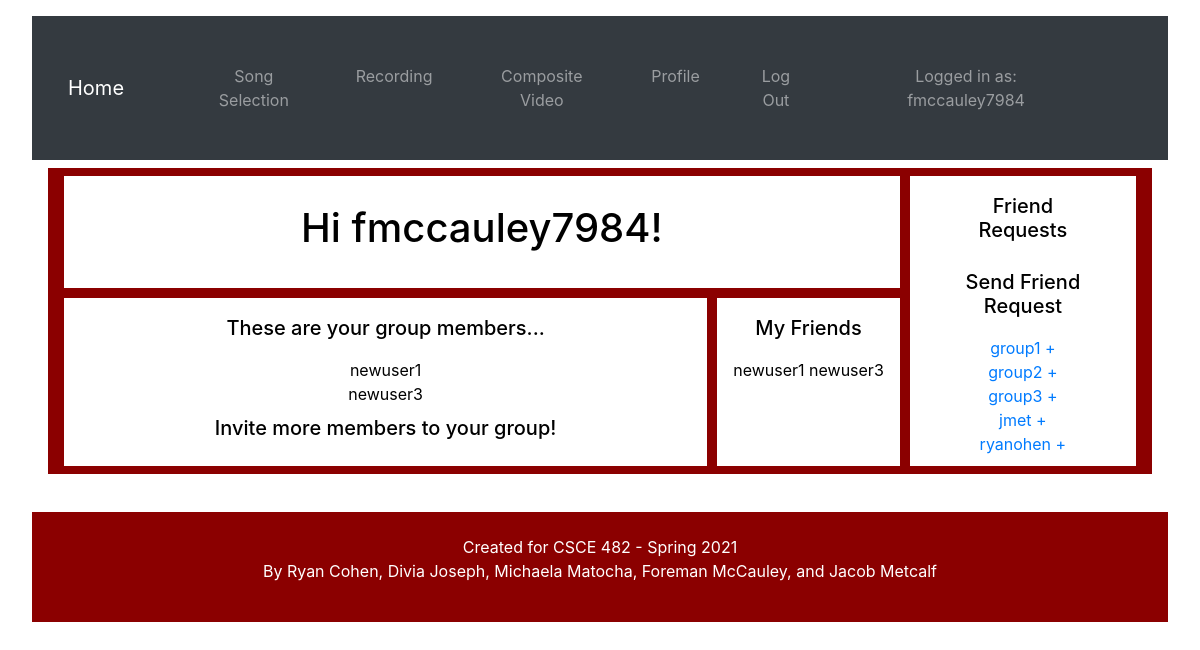
The app's page /profile (signed in) with its own data.
### karaoke/models.py (models this page shows)
class Profile(models.Model):
    user = models.OneToOneField(User, on_delete=models.CASCADE)
    friends = models.ManyToManyField('Profile', related_name = "friends_set", blank=True)
    group = models.ManyToManyField('Profile', related_name = "group_set", blank=True)
    is_group_parent = models.BooleanField(default=True)
    mp3name = models.CharField(max_length=100, blank=True)
    mp4name = models.CharField(max_length=100, blank=True)
    def __str__(self):
        return self.user.username

### karaoke/views.py (the view)
# urls.py: path('profile',views.profile, name="profile"),
def profile(request):
    if request.user.is_authenticated:
        requestProfile = Profile.objects.get(user=request.user)
        allprofiles=Profile.objects.exclude(user=request.user)
        fr = FriendRequest.objects.filter(to_user=request.user)
        gr = GroupRequest.objects.filter(to_user=request.user)
        count = 0
        in_group = False
        for profile in requestProfile.group.all():
            count = count + 1
        if count > 0:
            in_group = True
        return render(request, 'profile.html',{'allprofiles':allprofiles, 'fr':fr, 'requestProfile':requestProfile, 'in_group':in_group, 'gr':gr})
    else:
        return redirect('index')

### karaoke/templates/profile.html (shortened to what this page needs)
{% load static %}
<!DOCTYPE html>
<html>
<head>
    <link rel="stylesheet" href="https://cdn.jsdelivr.net/npm/bootstrap@4.5.3/dist/css/bootstrap.min.css">
    <link rel="stylesheet" href="{% static 'css/style.css' %}">
    <link rel="stylesheet" href="{% static 'css/profile.css' %}">
</head>
<body>
    {%include 'navbar.html'%}
    <main>
    <div class="wrapper">
        <div class = "box a">
            <h1> Hi {{request.user}}! </h1>
        </div>
        <div class = "box b">
            <h2> Friend Requests </h2>
            <h2> Send Friend Request </h2>
            {% for profile in allprofiles %}
                {% if profile not in requestProfile.friends.all %}
                    <a href="{% url 'add-friend' profile.id %}"> {{profile}} +</a> </br>
                {% endif %}
            {%endfor%}
        </div>
        <div class = "box c">
        {% if in_group %}
            <h2> These are your group members... </h2>
                {% for profile in requestProfile.group.all %}
                    {% if profile.user.username != request.user.username %}
                        {{profile}} </br>
                    {% endif %}
                {% endfor %}
            {% if requestProfile.is_group_parent%}
                  <h2> Invite more members to your group! </h2>
            {% endif %}
        {% endif %}
        </div>
        <div class = "box d">
            <h2> My Friends </h2>
            {% for profile in requestProfile.friends.all %}
                {% if profile.user.username != request.user.username %}
                    {{profile}}
                {% endif %}
            {%endfor%}
        </div>
    </div>
    </main>
</body>
{%include 'footer.html'%}
</html>

### karaoke/templates/navbar.html (shortened to what this page needs)
<nav class="navbar navbar-expand-lg navbar-dark bg-dark">
  <a class="navbar-brand" href='{% url 'index' %}'>Home</a>
  <div class="collapse navbar-collapse" id="navbarText">
    <ul class="navbar-nav mr-auto">
      {% if user.is_authenticated %}
      <ul class="navbar-nav">
        <li class="nav-item">
          <a class="nav-link" href='{% url 'songselection' %}'>Song Selection</a>
        </li>
        <li class="nav-item">
          <a class="nav-link" href='{% url 'recording' %}'>Recording</a>
        </li>
        <li class="nav-item">
          <a class="nav-link" href='{% url 'composite' %}'>Composite Video</a>
        </li>
        <li class="nav-item">
          <a class="nav-link" href='{% url 'profile' %}'>Profile</a>
        </li>
        <li class="nav-item">
          <a class="nav-link" href='{% url 'logoutuser' %}'>Log Out</a>
        </li>
        <li class="nav-item">
          <span class="navbar-text">
            Logged in as: {{request.user}}
          </span>
        </li>
      </ul>
      {% endif %}
    </ul>
  </div>
</nav>

### karaoke/static/css/style.css (style rules this page uses)
* { text-align: center; padding: 0.5em 1em; }

### karaoke/static/css/profile.css (style rules this page uses)
h2 { font-size: 20px; }
.wrapper { display: grid; grid-gap: 10px; width: 100%; grid-template-columns: 60%; background-color: darkred; }
.box { background-color: white; color: black; width: 100%; }
.a { grid-column: 1 / span 2; width: 100%; }
.b { grid-column: 3 ; grid-row: 1 / span 2; width: 100%; }
.c { grid-column: 1 ; grid-row: 2 ; width: 100%; }
.d { grid-column: 2 ; grid-row: 2 ; width: 100%; }

### records on screen
Profile: user.username "group1"
Profile: user.username "group2"
Profile: user.username "group3"
Profile: user.username "jmet"
Profile: user.username "ryanohen"
Profile: user.username "newuser1"
Profile: user.username "newuser3"

### other values on screen
{{ request.user }} "fmccauley7984"
